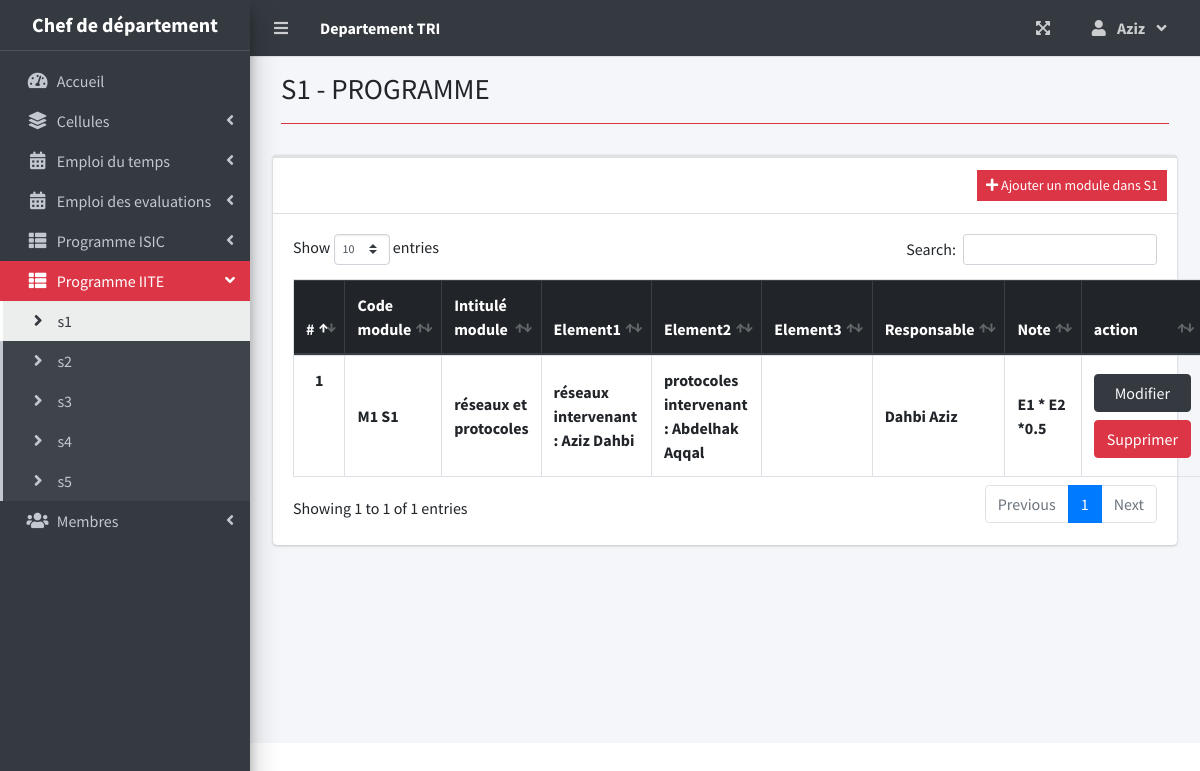
Page /index.php?page=S1 (signed in) on the committed database.
### tables this page shows
CREATE TABLE `module1` (
  `module_id` int(30) NOT NULL,
  `code_module` varchar(20) NOT NULL,
  `intitule` text NOT NULL,
  `element1` varchar(200) NOT NULL,
  `inter1` varchar(200) NOT NULL,
  `element2` varchar(200) NOT NULL,
  `inter2` varchar(200) NOT NULL,
  `element3` varchar(200) NOT NULL,
  `inter3` varchar(200) NOT NULL,
  `responsable` varchar(100) NOT NULL,
  `note` varchar(400) NOT NULL,
  `id_semestre` int(5) NOT NULL
);

CREATE TABLE `users` (
  `id` int(30) NOT NULL,
  `firstname` varchar(200) NOT NULL,
  `lastname` varchar(200) NOT NULL,
  `email` varchar(200) NOT NULL,
  `password` text NOT NULL,
  `type` tinyint(1) NOT NULL DEFAULT 2 COMMENT '1 = admin, 2 = staff',
  `avatar` text NOT NULL,
  `date_created` datetime NOT NULL DEFAULT current_timestamp(),
  `id_fonction` int(2) NOT NULL,
  `id_f_c` int(2) DEFAULT 0 COMMENT '1,2,3 pour les cellules. 4,5 pour les filieres'
);

### S1.php (the view, shortened to what this page needs)
<?php include'db_connect.php' ?>
<div class="content-header">
    <div class="container-fluid">
        <div class="row mb-2">
          <div class="col-sm-6">
            <h1 class="m-0">S1 - PROGRAMME</h1>
          </div>
        </div>
            <hr class="border-danger">
    </div>
</div>
<div class="col-lg-12">
	<div class="card card-outline card-success">
		<div class="card-header">
		<?php if($_SESSION['login_type'] ==1 ||$_SESSION['login_type'] ==4): ?>
			<div class="card-tools">
				<a class="btn btn-block btn-sm btn-danger btn-flat border-black" href="./index.php?page=addnewmodule1&semestr=1"><i class="fa fa-plus"></i> Ajouter un module dans S1</a>
			</div>
            <?php endif; ?>
		</div>
		<div class="card-body">
			<table class="table tabe-hover table-bordered" id="list">
				<thead class = "thead-dark">
					<tr>
					<th class="text-center">#</th>
						<th>Code module</th>
						<th>Intitulé module</th>
						<th>Element1</th>
						<th>Element2</th>
						<th>Element3</th>
						<th>Responsable</th>
						<th>Note</th>
						<?php if($_SESSION['login_type'] ==1 ||$_SESSION['login_type'] ==4): ?>
						<th>action</th>
						<?php endif; ?>
					</tr>
				</thead>
				<tbody>
					<?php
					$i = 1;
					$qry = $conn->query("SELECT * FROM module1,users,semestre2ite WHERE module1.responsable = users.id AND semestre2ite.id_semestre=module1.id_semestre AND code_semestre='S1' ");
					while($row= $qry->fetch_assoc()):
					?>
					<tr>
						<th class="text-center"><?php echo $i++ ?></th>
						<td>
						<p><b><?php echo ucwords($row['code_module']) ?></b></p>
						</td>
						<td><b><?php echo $row['intitule'] ?></b></td>
						<td><b><?php echo $row['element1'] ?></br> intervenant : <?php echo $row['inter1']?></br></b></td>
						<td><b><?php echo !empty($row['element2']) ? $row['element2']   ."<br>"."intervenant : ". $row['inter2'] : '' ?></br></b></td>
						<td><b><?php echo !empty($row['element3']) ? $row['element3']   ."<br>"."intervenant : ". $row['inter3'] : '' ?></br></b></td>
						<td><b><?php echo $row['lastname'] ,' ', $row['firstname'] ?></b></td>
						<td><b><?php echo $row['note'] ?></b></td>
						<?php if($_SESSION['login_type'] ==1 ||$_SESSION['login_type'] ==4): ?>
						<td>
							<button type="button" class="btn btn-dark  btn-block" ><a href ="index.php?page=editmodule1&module_id=<?php echo $row['module_id'] ?>" class="text-light">Modifier </a></button>
							<button type="button" class="btn btn-danger  btn-block delete_module1 " href="javascript:void(0)" data-module_id="<?php echo $row['module_id'] ?>" >Supprimer </button>
					</td>
					<?php endif; ?>
					</tr>
				<?php endwhile; ?>
				</tbody>
			</table>
		</div>
	</div>
</div>

### S1.php (style rules this page uses)
table p { margin: unset !important; }
table td { vertical-align: middle !important }

### rows in the picture
module1: code_module "M1 S1", intitule "réseaux et protocoles", element1 "réseaux", inter1 "Aziz Dahbi", element2 "protocoles", inter2 "Abdelhak Aqqal", users.lastname "Dahbi", users.firstname "Aziz", note "E1 * E2 *0.5"

### other values in the picture
$_SESSION['login_firstname'] "Aziz"
